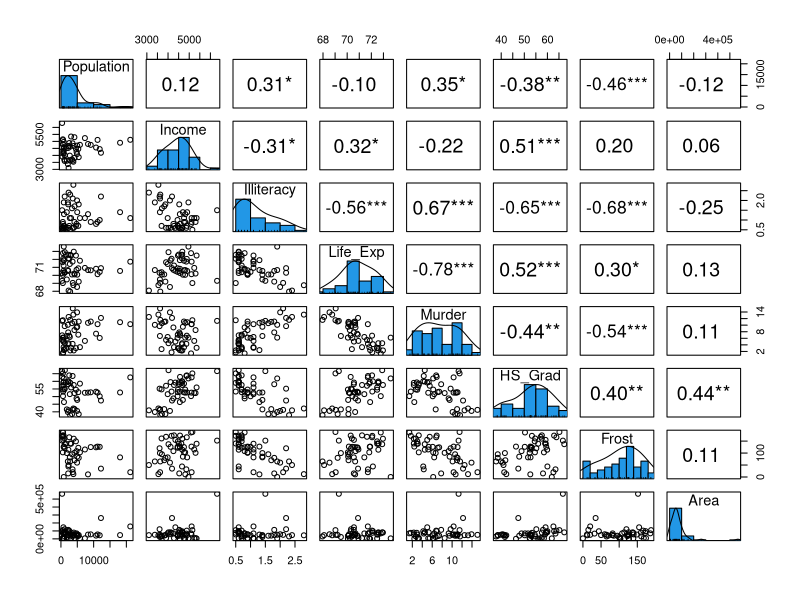
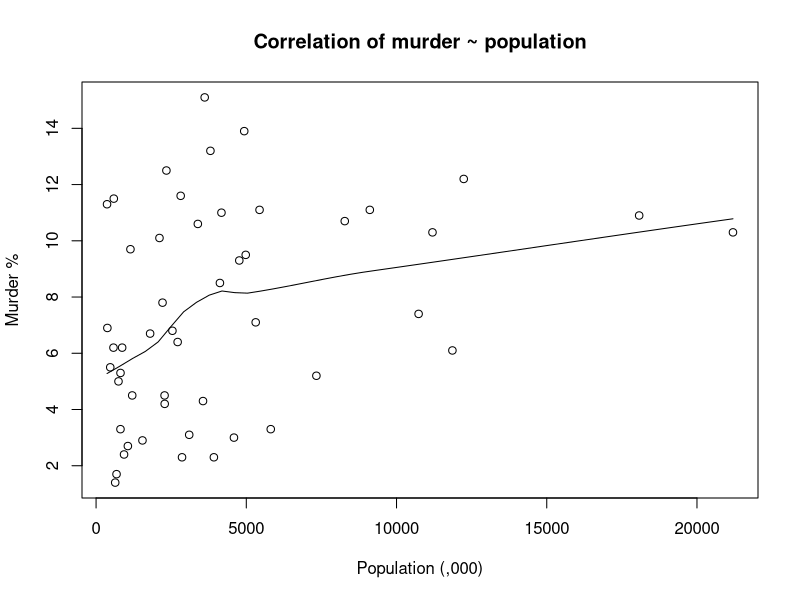
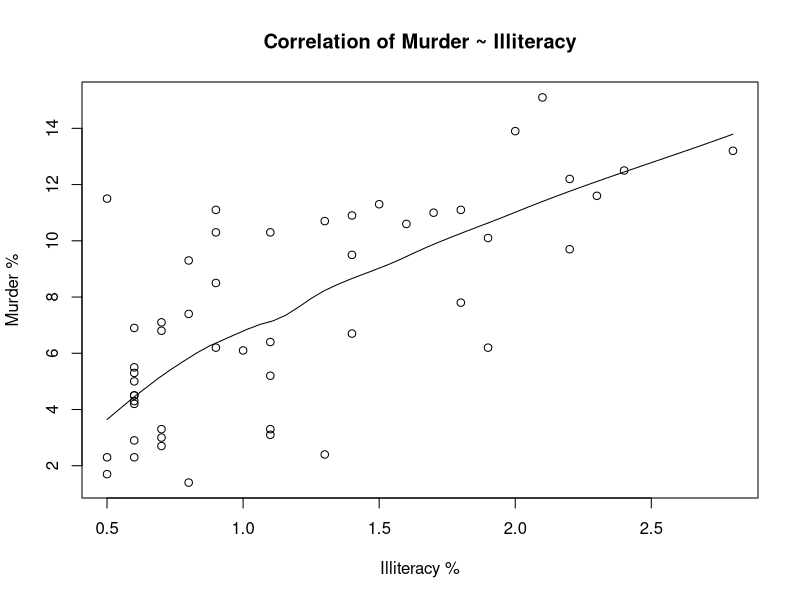
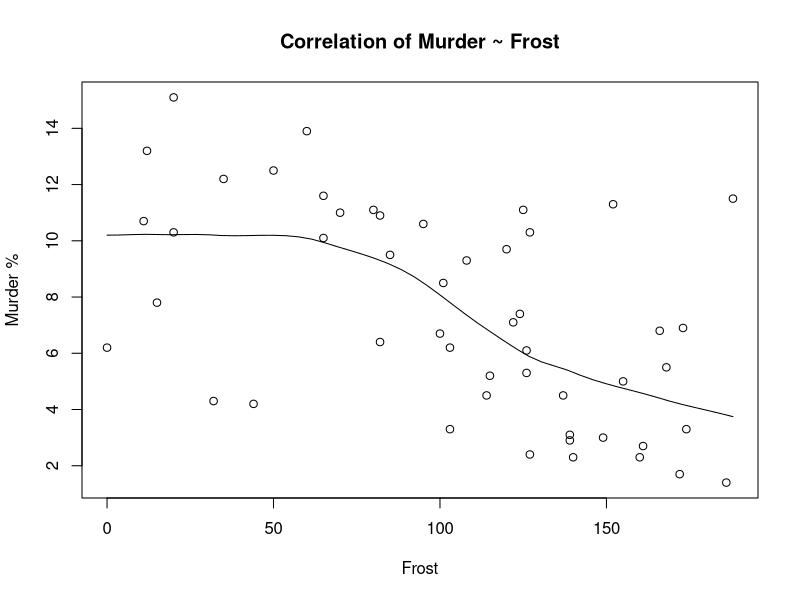
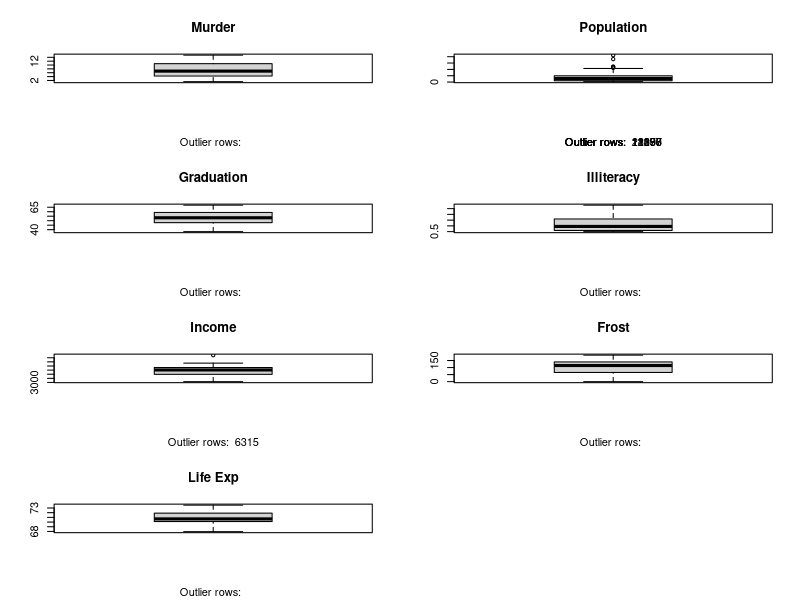
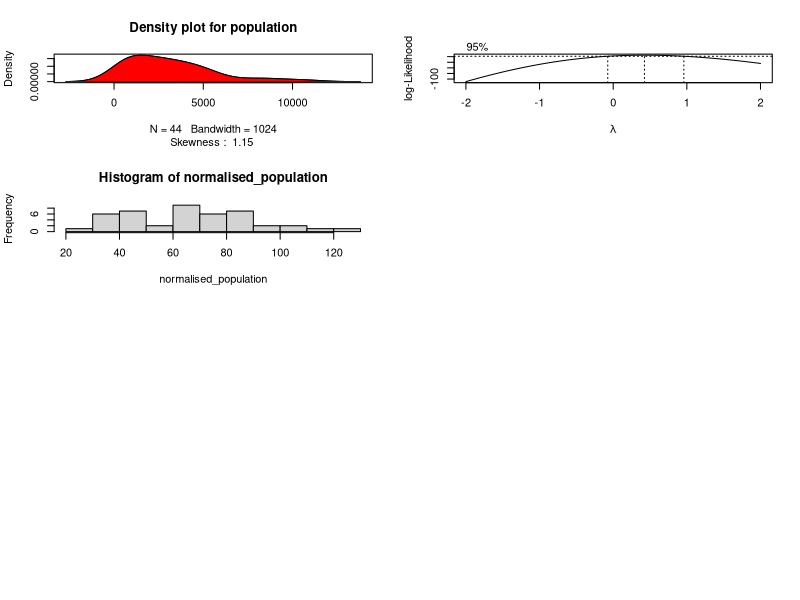
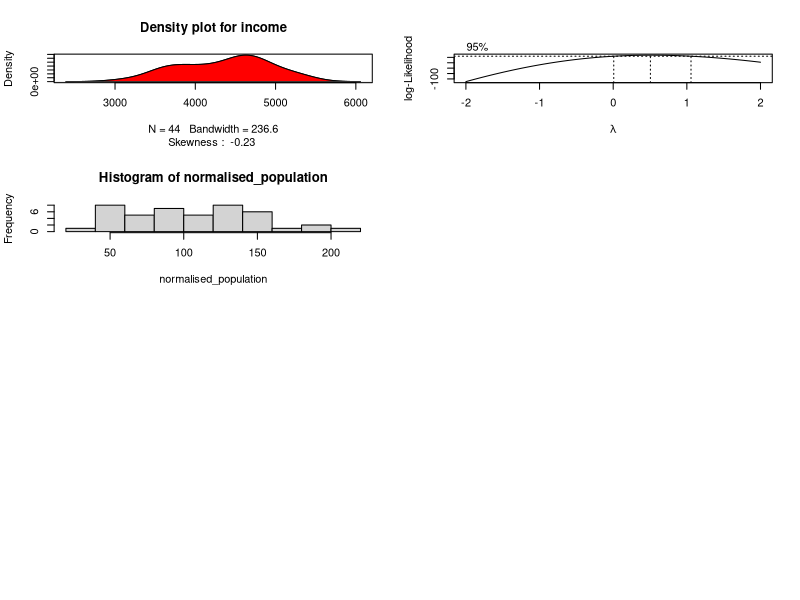

R code for these plots, in order: (Note: this script raises an error after producing the figures.)
# Practical 9

# Q1
states <- as.data.frame(state.x77)
str(states)

# Renaming Life Exp and HS Grad variables as 
# these will cause possible issues when referring to
# them since they contain a space.
colnames(states)[colnames(states) == "Life Exp"] <- "Life_Exp"
colnames(states)[colnames(states) == "HS Grad"] <- "HS_Grad"

# Q3a
# Examine initial linearity between variables in the dataset
install.packages("psych")
library(psych)
pairs.panels(states,
             smooth = FALSE,      # If TRUE, draws loess smooths
             scale = FALSE,      # If TRUE, scales the correlation text font
             density = TRUE,     # If TRUE, adds density plots and histograms
             ellipses = FALSE,    # If TRUE, draws ellipses
             method = "spearman",# Correlation method (also "pearson" or "kendall")
             pch = 21,           # pch symbol
             lm = FALSE,         # If TRUE, plots linear fit rather than the LOESS (smoothed) fit
             cor = TRUE,         # If TRUE, reports correlations
             jiggle = FALSE,     # If TRUE, data points are jittered
             factor = 2,         # Jittering factor
             hist.col = 4,       # Histograms color
             stars = TRUE,       # If TRUE, adds significance level with stars
             ci = TRUE)          # If TRUE, adds confidence intervals

# Examine linearity in more detail
scatter.smooth(x = states$Population,
               y = states$Murder,
               xlab = "Population (,000)",
               ylab = "Murder %", main = "Correlation of murder ~ population")

# chart appears to have medium correlation
# low correlation (-0.2 < x < 0.2) suggests that 
# much of variation of the response
# variable (Y) is unexplained by the predictor (X)
# in which case, we should probably look for better
# explanatory variables
cor(states$Murder, states$Population)

scatter.smooth(x = states$Illiteracy,
               y = states$Murder,
               main = "Correlation of Murder ~ Illiteracy",
               xlab = "Illiteracy %",
               ylab = "Murder %")

# Examining correlation between murder and illiteracy
cor(states$Murder, states$Illiteracy)

# This is a better correlation value between both variables.
# Lets examine murder and frost variables for correlation.
scatter.smooth(x = states$Frost,
               y = states$Murder,
               main = "Correlation of Murder ~ Frost",
               xlab = "Frost",
               ylab = "Murder %")
cor(states$Murder, states$Frost)

# Examining the other variables
paste("Correlation for Murder and Frost: ", cor(states$Murder, states$Frost))
paste("Correlation for Murder and Illiteracy: ", cor(states$Murder, states$Illiteracy))
paste("Correlation for Murder and Population: ", cor(states$Murder, states$Population))
paste("Correlation for Murder and HS Grad: ", cor(states$Murder, states$HS_Grad))
paste("Correlation for Murder and Income: ", cor(states$Murder, states$Income))
paste("Correlation for Murder and Life Exp: ", cor(states$Murder, states$Life_Exp))
paste("Correlation for Murder and Area: ", cor(states$Murder, states$Area))

# It appears that the variable Area has a vary low correlation with Murder. 
# Therefore I am going to remove it from the dataset. 
# Alternatively we can choose to exclude these independent variables when
# we are constructing the MLR model.

# Q3b
# Check for outliers
opar <- par(no.readonly = TRUE)
par(mfrow = c(4, 2)) # divide graph area in 3 rows by 2 columns
attach(states)
boxplot(Murder,
        main = "Murder",
        sub = paste("Outlier rows: ",
                    boxplot.stats(Murder)$out)) # box plot for 'murder'
boxplot(Population,
        main = "Population",
        sub = paste("Outlier rows: ",
                    boxplot.stats(Population)$out)) # box plot for 'Population'
boxplot(states$HS_Grad,
        main = "Graduation",
        sub = paste("Outlier rows: ",
                    boxplot.stats(states$HS_Grad)$out)) # box plot for 'HS Grad'
boxplot(Illiteracy,
        main = "Illiteracy",
        sub = paste("Outlier rows: ",
                    boxplot.stats(Illiteracy)$out)) # box plot for 'HS Grad'
boxplot(Income,
        main = "Income",
        sub = paste("Outlier rows: ",
                    boxplot.stats(Income)$out)) # box plot for 'HS Grad'
boxplot(Frost,
        main = "Frost",
        sub = paste("Outlier rows: ",
                    boxplot.stats(Frost)$out)) # box plot for 'HS Grad'
boxplot(states$Life_Exp,
        main = "Life Exp",
        sub = paste("Outlier rows: ",
                    boxplot.stats(states$Life_Exp)$out)) # box plot for 'HS␣Grad'
detach(states)
par(opar)

# Both the population and Income variables contain outliers.
# Use boxplot.stats() function to generate relevant outliers
outlier_values <- boxplot.stats(states$Population)$out # outlier values.
paste("Population outliers: ", paste(outlier_values, collapse=", "))

# Use boxplot.stats() function to generate relevant outliers
outlier_values <- boxplot.stats(states$Income)$out # outlier values.
paste("Income outliers: ", paste(outlier_values, collapse=", "))

outlier_values <- boxplot.stats(states$Illiteracy)$out # outlier values.
paste("Illiteracy outliers: ", paste(outlier_values, collapse=", "))

outlier_values <- boxplot.stats(states$Life_Exp)$out # outlier values.
paste("Life_Exp outliers: ", paste(outlier_values, collapse=", "))

outlier_values <- boxplot.stats(states$Murder)$out # outlier values.
paste("Murder outliers: ", paste(outlier_values, collapse=", "))


states <- subset(states,states$Population != 21198 )
states <- subset(states,states$Population != 11197 )
states <- subset(states,states$Population != 18076 )
states <- subset(states,states$Population != 11860 )
states <- subset(states,states$Population != 12237 )
states <- subset(states,states$Income != 6315 )


# check for normality and skewness
install.packages("e1071")
library(e1071)
par(mfrow = c(4,2))

plot(density(states$Population),
     main = "Density plot for population"
     ,sub = paste("Skewness : ", round(e1071::skewness(states$Population),2)
                  ,polygon(density(states$Population),col = "red")))


#* skewness of < -1 or > 1 , highly skewed
#* -1 to -0.5  or 1 to 0.5 , moderately skewed
#* -0.5  0.5 then approx symmetrical


shapiro.test(states$Population)

#*not normally distributed
#*option 1 : drop the variable and do not use the model
#*option 2: use the variable and ignore MLR assumptions
#*option 3: transform the variable to make it more normaly distributed
#*

install.packages("MASS")
library(MASS)
box_cox_transformation <- boxcox(states$Murder ~ states$Population)

lamda <- box_cox_transformation$x[which.max(box_cox_transformation$y)]
lamda


normalised_population <- ((states$Population ^ lamda)/ lamda)
hist(normalised_population)
shapiro.test(normalised_population)















library(e1071)
par(mfrow = c(4,2))

plot(density(states$Income),
     main = "Density plot for income"
     ,sub = paste("Skewness : ", round(e1071::skewness(states$Income),2)
                  ,polygon(density(states$Income),col = "red")))


#* skewness of < -1 or > 1 , highly skewed
#* -1 to -0.5  or 1 to 0.5 , moderately skewed
#* -0.5  0.5 then approx symmetrical


shapiro.test(states$Income)

#*not normally distributed
#*option 1 : drop the variable and do not use the model
#*option 2: use the variable and ignore MLR assumptions
#*option 3: transform the variable to make it more normaly distributed
#*

install.packages("MASS")
library(MASS)
box_cox_transformation <- boxcox(states$Murder ~ states$Income)

lamda <- box_cox_transformation$x[which.max(box_cox_transformation$y)]
lamda


normalised_population <- ((states$Population ^ lamda)/ lamda)
hist(normalised_population)
shapiro.test(normalised_population)


  
  
  
shapiro.test(states$Income)  #0.3246
shapiro.test(states$Illiteracy)   #8.297e-05 , not normally distributed
shapiro.test(states$`Life Exp`)  # 0.3608
shapiro.test(states$Murder)  #0.06601
shapiro.test(states$`HS Grad`)  #0.02194 , , not normally distributed
shapiro.test(states$Frost) #0.0928 
shapiro.test(states$Area)  #0.1876



library(MASS)
box_cox_transformation <- boxcox(states$Murder ~ states$Illiteracy)

lamda <- box_cox_transformation$x[which.max(box_cox_transformation$y)]
lamda


normalised_Illiteracy <- ((states$Illiteracy ^ lamda)/ lamda)
hist(normalised_Illiteracy)
shapiro.test(normalised_Illiteracy)



library(MASS)
box_cox_transformation <- boxcox(states$Murder ~ states$`HS Grad`)

lamda <- box_cox_transformation$x[which.max(box_cox_transformation$y)]
lamda


normalised_hsGrad <- ((states$`HS Grad` ^ lamda)/ lamda)
hist(normalised_hsGrad)
shapiro.test(normalised_hsGrad)
